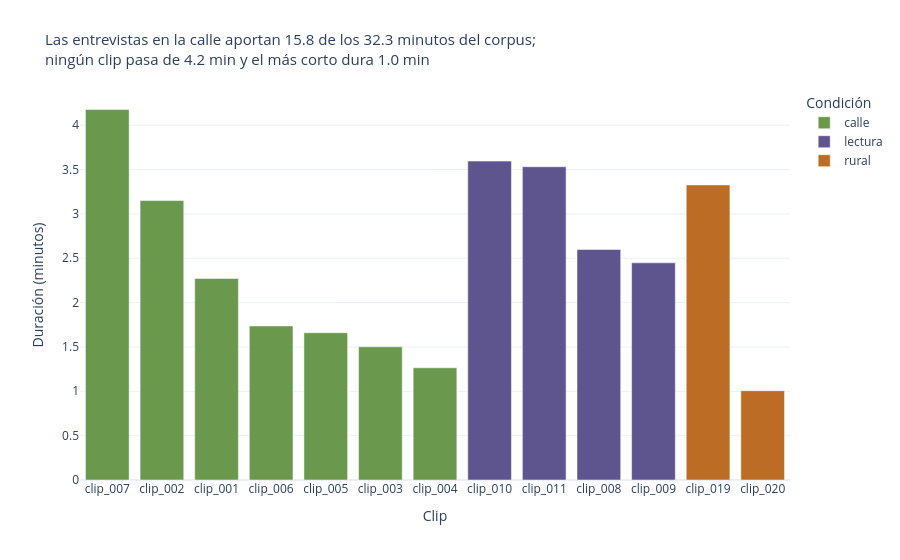

Notebook code cell kept with this figure:
### Code cell
# Gráfico 2: duración de cada clip, coloreado por condición de grabación
clips = (transcripciones.assign(minutos=transcripciones.duracion_seg / 60)
         .sort_values("duracion_seg", ascending=False))
minutos_por_condicion = clips.groupby("condicion").minutos.sum().sort_values(ascending=False)
principal = minutos_por_condicion.index[0]

fig = px.bar(
    clips, x="id", y="minutos", color="condicion", color_discrete_map=COLORES_CONDICION,
    hover_data={"n_hablantes": True, "duracion_seg": True},
    labels={"id": "Clip", "minutos": "Duración (minutos)", "condicion": "Condición"},
    title=(f"{FRASE_CONDICION[principal].capitalize()} aportan {minutos_por_condicion.iloc[0]:.1f} "
           f"de los {clips.minutos.sum():.1f} minutos del corpus;<br>"
           f"ningún clip pasa de {clips.minutos.max():.1f} min y el más corto dura {clips.minutos.min():.1f} min"),
)
mostrar(fig)

### Figure 1 — Plotly figure (JSON) as saved in the notebook; plotly's stock layout.template omitted (floating-point values rounded to 4 significant figures)
{"data": [{"customdata": [[2.0, 250.6], [3.0, 189.0], [2.0, 136.3], [2.0, 104.2], [2.0, 99.6], [2.0, 90.1], [3.0, 75.9]], "hovertemplate": "Condición=calle<br>Clip=%{x}<br>Duración (minutos)=%{y}<br>n_hablantes=%{customdata[0]}<br>duracion_seg=%{customdata[1]}<extra></extra>", "legendgroup": "calle", "marker": {"color": "#6a994e", "pattern": {"shape": ""}}, "name": "calle", "orientation": "v", "showlegend": true, "textposition": "auto", "type": "bar", "x": ["clip_007", "clip_002", "clip_001", "clip_006", "clip_005", "clip_003", "clip_004"], "xaxis": "x", "y": [4.177, 3.15, 2.272, 1.737, 1.66, 1.502, 1.265], "yaxis": "y"}, {"customdata": [[1.0, 215.7], [1.0, 211.9], [2.0, 155.9], [1.0, 146.9]], "hovertemplate": "Condición=lectura<br>Clip=%{x}<br>Duración (minutos)=%{y}<br>n_hablantes=%{customdata[0]}<br>duracion_seg=%{customdata[1]}<extra></extra>", "legendgroup": "lectura", "marker": {"color": "#5e548e", "pattern": {"shape": ""}}, "name": "lectura", "orientation": "v", "showlegend": true, "textposition": "auto", "type": "bar", "x": ["clip_010", "clip_011", "clip_008", "clip_009"], "xaxis": "x", "y": [3.595, 3.532, 2.598, 2.448], "yaxis": "y"}, {"customdata": [[3.0, 199.6], [2.0, 60.4]], "hovertemplate": "Condición=rural<br>Clip=%{x}<br>Duración (minutos)=%{y}<br>n_hablantes=%{customdata[0]}<br>duracion_seg=%{customdata[1]}<extra></extra>", "legendgroup": "rural", "marker": {"color": "#bc6c25", "pattern": {"shape": ""}}, "name": "rural", "orientation": "v", "showlegend": true, "textposition": "auto", "type": "bar", "x": ["clip_019", "clip_020"], "xaxis": "x", "y": [3.327, 1.007], "yaxis": "y"}], "layout": {"barmode": "relative", "legend": {"title": {"text": "Condición"}, "tracegroupgap": 0}, "margin": {"t": 90}, "title": {"font": {"size": 15}, "text": "Las entrevistas en la calle aportan 15.8 de los 32.3 minutos del corpus;<br>ningún clip pasa de 4.2 min y el más corto dura 1.0 min"}, "xaxis": {"anchor": "y", "domain": [0.0, 1.0], "title": {"text": "Clip"}}, "yaxis": {"anchor": "x", "domain": [0.0, 1.0], "title": {"text": "Duración (minutos)"}}}}
